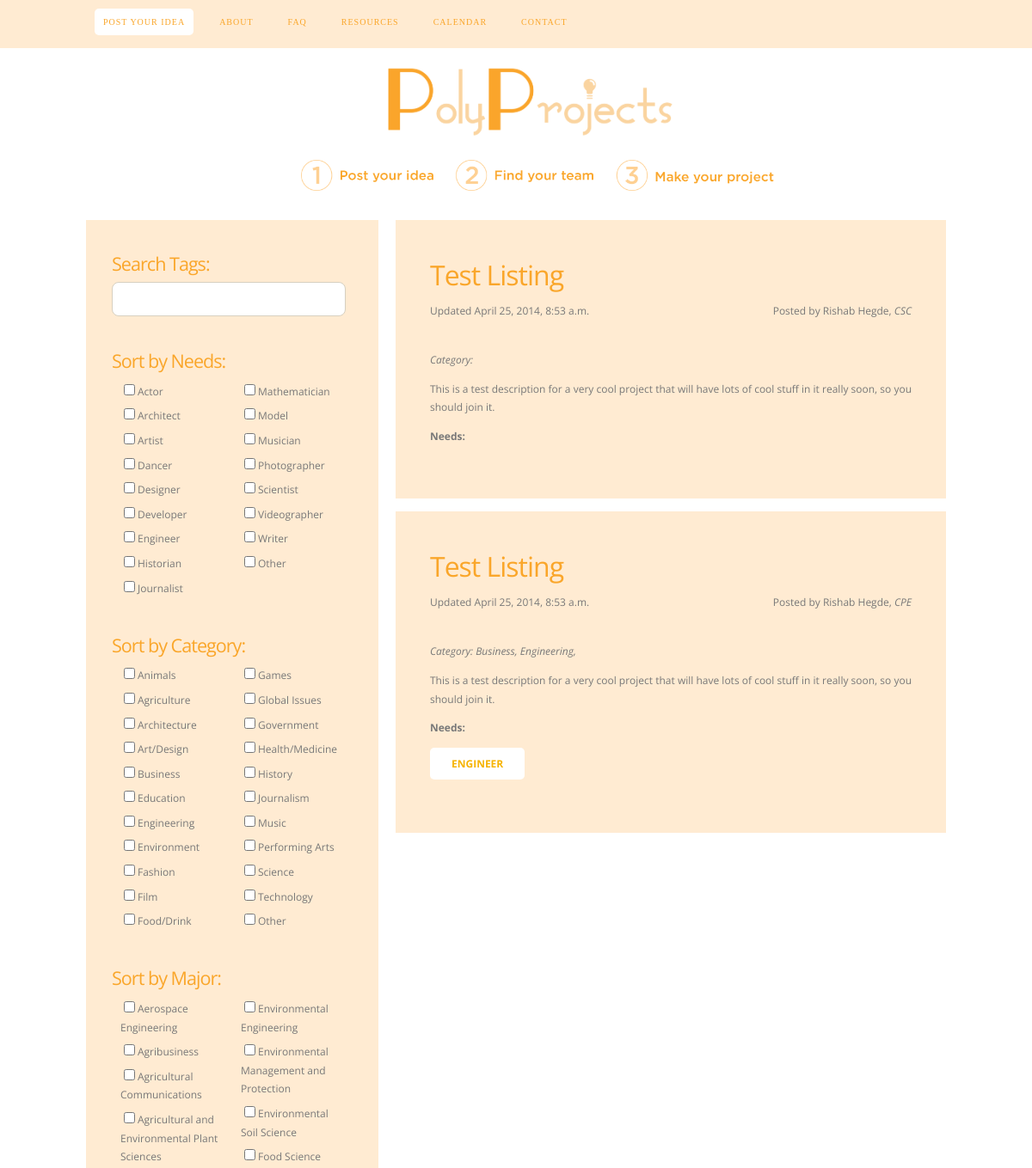
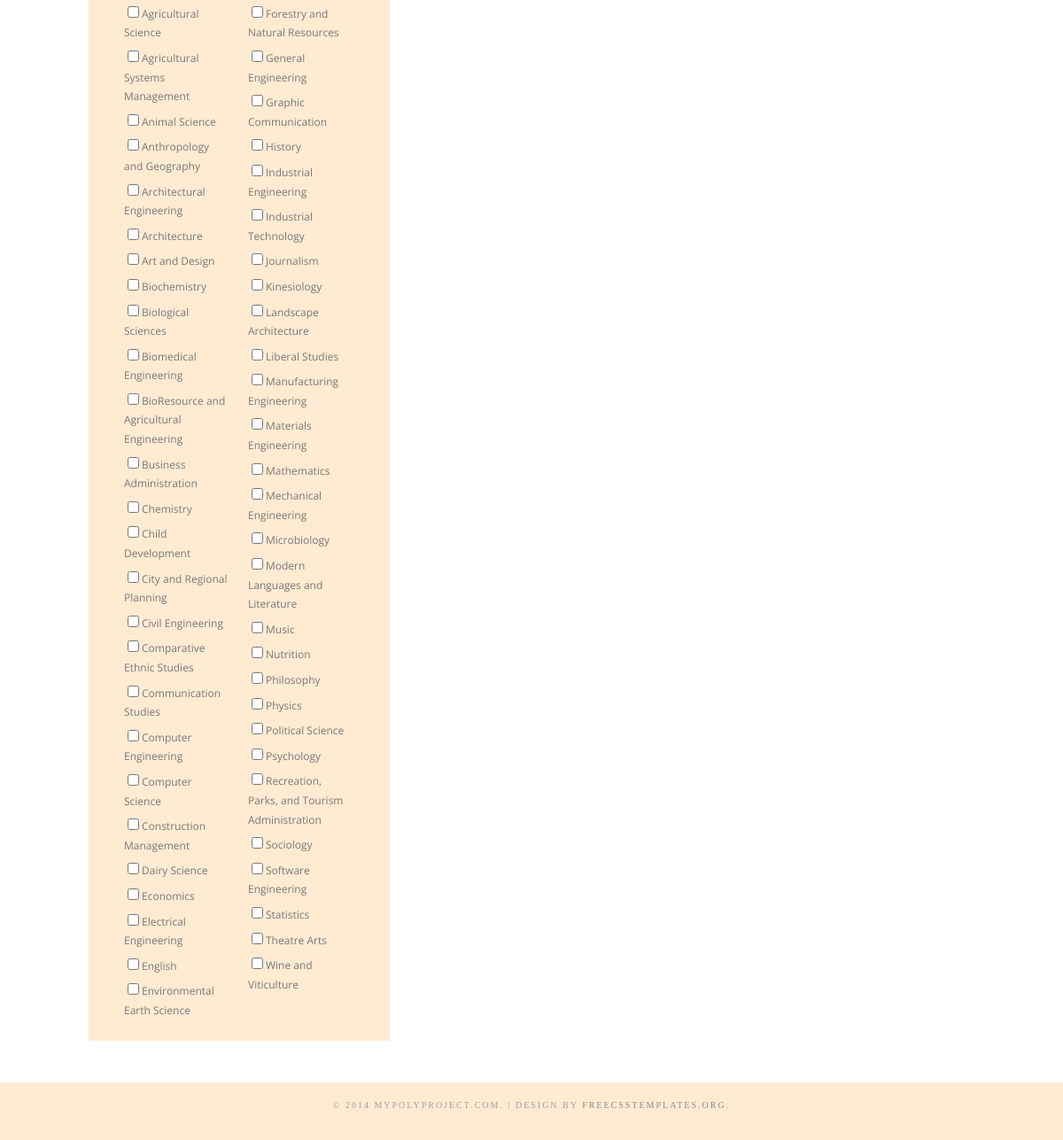
The page /listings/search/ on the database its author committed (2 pictures, top to bottom).
### listings/models.py (models this page shows, shortened)
class Listing(models.Model):
  CHOICE_LENGTH = 5
  owner = models.ForeignKey(User,)
  title = models.CharField(max_length=50)
  description = models.TextField()
  date_posted = models.DateTimeField(auto_now_add=True, blank=True)
  tags = models.CharField(max_length=100, blank=True)
  finished = models.BooleanField(default=False, blank=True)
  sponsored = models.BooleanField(default=False)
  name = models.CharField(max_length=100)
  major = models.CharField(max_length=CHOICE_LENGTH,
    choices=iterableFromFile('/choices/majors.list'))
  project_type = models.CharField(max_length=CHOICE_LENGTH,
    choices=iterableFromFile('/choices/types.list'))
  poster_type = models.CharField(max_length=CHOICE_LENGTH,
    choices=iterableFromFile('/choices/posters.list'))
  category = models.ManyToManyField(Category,)
  skill = models.ManyToManyField(Skill,)

class Category(models.Model):
  name = models.CharField(max_length=30)

class Skill(models.Model):
  name = models.CharField(max_length=30)

### listings/views.py (the view)
def search(request):
  skill_id = request.GET.get('skill','unset')
  major_id = request.GET.get('major','')
  type_id = request.GET.get('type','')
  cat_id = request.GET.get('cat','unset')
  ptype_id = request.GET.get('ptype','')
  sponsor_id = request.GET.get('sponsor','unset')
  finish_id = 'true' == request.GET.get('finish','false')
  listing_list = Listing.objects.filter(
    major__icontains=major_id, project_type__icontains=type_id,
    poster_type__icontains=ptype_id,
    finished=finish_id)
  if sponsor_id != 'unset':
    sponsor_id = 'true' == sponsor_id
    listing_list = listing_list.filter(sponsored=sponsor_id)
  if cat_id != 'unset':
    listing_list = listing_list.filter(category__in=cat_id)
  if skill_id != 'unset':
    listing_list = listing_list.filter(skill__in=skill_id)
  return render(request, 'listings/search.html', {'listing_list':listing_list})

### listings/templates/listings/search.html (shortened to what this page needs)
{% extends "base.html" %}
{% block content %}
<div id="wrapper">
	<div id="page">
		<div id="page-bgtop">
			<div id="page-bgbtm">
				<div id="content">
				{% for listing in listing_list %}
					<div class="post">
						<h2 class="title"><a href="{% url 'detail' listing.pk %}">{{ listing.title }}</a></h2>
						<p class="meta"><span class="date">Updated {{ listing.date_posted }}</span><span class="posted">Posted by {{ listing.name }}, <em>{{ listing.get_major_display }}</em></span></p>
						<div style="clear: both;">&nbsp;</div>
						<div class="entry">
							<p><em>Category:
              				{% for category in listing.category.all %}
                				{{ category.name }},
              				{% endfor %}
              				</em></p>
							<p>{{ listing.description }}</p>
							<p><strong>Needs:</strong></p>
							{% for skill in listing.skill.all %}
								<p class="links"><a href="#" class="button">{{ skill.name }}</a></p>
							{% endfor %}
						</div>
					</div>
				{% endfor %}
				</div>
				<div id="sidebar">
					<ul>
						<li>
							<h2>Search Tags:</h2>
							<div id="search" >
								<form method="get" action="#">
									<div>
										<input type="text" name="s" id="search-text" value="" />
									</div>
								</form>
							</div>
							<div style="clear: both;">&nbsp;</div>
						</li>
						<li>
							<h2>Sort by Needs:</h2>
							<div style="float: left; width: 50%;">
							<ul>
								<form>
									<li><input type="checkbox" name="needs" value="actor">Actor</li>
									<li><input type="checkbox" name="needs" value="architect">Architect</li>
									<li><input type="checkbox" name="needs" value="artist">Artist</li>
									<li><input type="checkbox" name="needs" value="dancer">Dancer</li>
									<li><input type="checkbox" name="needs" value="designer">Designer</li>
									<li><input type="checkbox" name="needs" value="developer">Developer</li>
									<li><input type="checkbox" name="needs" value="engineer">Engineer</li>
									<li><input type="checkbox" name="needs" value="historian">Historian</li>
									<li><input type="checkbox" name="needs" value="journalist">Journalist</li>
								</form>
							</ul>
							</div>
							<div style="float: right; width: 50%;">
							<ul>
								<form>
									<li><input type="checkbox" name="needs" value="mathematician">Mathematician</li>
									<li><input type="checkbox" name="needs" value="model">Model</li>
									<li><input type="checkbox" name="needs" value="musician">Musician</li>
									<li><input type="checkbox" name="needs" value="photographer">Photographer</li>
									<li><input type="checkbox" name="needs" value="scientist">Scientist</li>
									<li><input type="checkbox" name="needs" value="videographer">Videographer</li>
									<li><input type="checkbox" name="needs" value="writer">Writer</li>
									<li><input type="checkbox" name="needs" value="journalist">Other</li>
								</form>
							</ul>
							</div>
						</li>
						<div style="clear: both;">&nbsp;</div>
						<li>
							<h2>Sort by Category:</h2>
							<div style="float: left; width: 50%;">
							<ul>
								<form>
									<li><input type="checkbox" name="category" value="ag">Animals</li>
									<li><input type="checkbox" name="category" value="ag">Agriculture</li>
									<li><input type="checkbox" name="category" value="architecture">Architecture</li>
									<li><input type="checkbox" name="category" value="art">Art/Design</li>
									<li><input type="checkbox" name="category" value="business">Business</li>
									<li><input type="checkbox" name="category" value="education">Education</li>
									<li><input type="checkbox" name="category" value="engineering">Engineering</li>
									<li><input type="checkbox" name="category" value="engineer">Environment</li>
									<li><input type="checkbox" name="category" value="fashion">Fashion</li>
									<li><input type="checkbox" name="category" value="film">Film</li>
									<li><input type="checkbox" name="category" value="food">Food/Drink</li>
								</form>
							</ul>
							</div>
							<div style="float: right; width: 50%;">
							<ul>
								<form>
									<li><input type="checkbox" name="category" value="games">Games</li>
									<li><input type="checkbox" name="category" value="global">Global Issues</li>
									<li><input type="checkbox" name="category" value="government">Government</li>
									<li><input type="checkbox" name="category" value="health">Health/Medicine</li>
									<li><input type="checkbox" name="category" value="history">History</li>
									<li><input type="checkbox" name="category" value="journalism">Journalism</li>
									<li><input type="checkbox" name="category" value="music">Music</li>
									<li><input type="checkbox" name="category" value="performingarts">Performing Arts</li>
									<li><input type="checkbox" name="category" value="science">Science</li>
									<li><input type="checkbox" name="category" value="technology">Technology</li>
											<li><input type="checkbox" name="category" value="other">Other</li>
								</form>
							</ul>
						</li>
						<div style="clear: both;">&nbsp;</div>
						<li>
							<h2>Sort by Major:</h2>
							<div style="float: left; width: 50%;">
							<ul>
								<form>
									<li><input type="checkbox" name="major" value="aero">Aerospace Engineering</li>
									<li><input type="checkbox" name="major" value="agb">Agribusiness</li>
									<li><input type="checkbox" name="major" value="agcomm">Agricultural Communications</li>
									<li><input type="checkbox" name="major" value="aeps">Agricultural and Environmental Plant Sciences</li>
									<li><input type="checkbox" name="major" value="agsci">Agricultural Science</li>
									<li><input type="checkbox" name="major" value="agsystems">Agricultural Systems Management</li>
									<li><input type="checkbox" name="major" value="asci">Animal Science</li>
									<li><input type="checkbox" name="major" value="anthgeo">Anthropology and Geography</li>
									<li><input type="checkbox" name="major" value="archeng">Architectural Engineering</li>
									<li><input type="checkbox" name="major" value="arch">Architecture</li>
									<li><input type="checkbox" name="major" value="art">Art and Design</li>
									<li><input type="checkbox" name="major" value="biochem">Biochemistry</li>
									<li><input type="checkbox" name="major" value="biosci">Biological Sciences</li>
									<li><input type="checkbox" name="major" value="biomed">Biomedical Engineering</li>
									<li><input type="checkbox" name="major" value="bioresource">BioResource and Agricultural Engineering</li>
									<li><input type="checkbox" name="major" value="busadmin">Business Administration</li>
									<li><input type="checkbox" name="major" value="chem">Chemistry</li>
									<li><input type="checkbox" name="major" value="childdev">Child Development</li>
									<li><input type="checkbox" name="major" value="crp">City and Regional Planning</li>
									<li><input type="checkbox" name="major" value="civileng">Civil Engineering</li>
									<li><input type="checkbox" name="major" value="ethnicstudies">Comparative Ethnic Studies</li>
									<li><input type="checkbox" name="major" value="coms">Communication Studies</li>
									<li><input type="checkbox" name="major" value="compeng">Computer Engineering</li>
									<li><input type="checkbox" name="major" value="compsci">Computer Science</li>
									<li><input type="checkbox" name="major" value="cm">Construction Management</li>
									<li><input type="checkbox" name="major" value="dsci">Dairy Science</li>
									<li><input type="checkbox" name="major" value="econ">Economics</li>
									<li><input type="checkbox" name="major" value="ee">Electrical Engineering</li>
									<li><input type="checkbox" name="major" value="english">English</li>
									<li><input type="checkbox" name="major" value="earthsci">Environmental Earth Science</li>
								</form>
							</ul>
							</div>
							<div style="float: right; width: 50%;">
							<ul>
								<form>
									<li><input type="checkbox" name="major" value="environeng">Environmental Engineering</li>
									<li><input type="checkbox" name="major" value="environmanagement">Environmental Management and Protection</li>
									<li><input type="checkbox" name="major" value="soilsci">Environmental Soil Science</li>
									<li><input type="checkbox" name="major" value="foodsci">Food Science</li>
									<li><input type="checkbox" name="major" value="forestry">Forestry and Natural Resources</li>
									<li><input type="checkbox" name="major" value="geneng">General Engineering</li>
									<li><input type="checkbox" name="major" value="grc">Graphic Communication</li>
									<li><input type="checkbox" name="major" value="history">History</li>
									<li><input type="checkbox" name="major" value="industrialeng">Industrial Engineering</li>
									<li><input type="checkbox" name="major" value="industrialtech">Industrial Technology</li>
									<li><input type="checkbox" name="major" value="journalism">Journalism</li>
									<li><input type="checkbox" name="major" value="kine">Kinesiology</li>
									<li><input type="checkbox" name="major" value="larc">Landscape Architecture</li>
									<li><input type="checkbox" name="major" value="liberalstudies">Liberal Studies</li>
									<li><input type="checkbox" name="major" value="maneng">Manufacturing Engineering</li>
									<li><input type="checkbox" name="major" value="mateng">Materials Engineering</li>
									<li><input type="checkbox" name="major" value="math">Mathematics</li>
									<li><input type="checkbox" name="major" value="mechanicaleng">Mechanical Engineering</li>
									<li><input type="checkbox" name="major" value="microbio">Microbiology</li>
									<li><input type="checkbox" name="major" value="mll">Modern Languages and Literature</li>
									<li><input type="checkbox" name="major" value="music">Music</li>
									<li><input type="checkbox" name="major" value="nutrition">Nutrition</li>
									<li><input type="checkbox" name="major" value="philoshophy">Philosophy</li>
									<li><input type="checkbox" name="major" value="physics">Physics</li>
									<li><input type="checkbox" name="major" value="politicalsci">Political Science</li>
									<li><input type="checkbox" name="major" value="psych">Psychology</li>
									<li><input type="checkbox" name="major" value="rpta">Recreation, Parks, and Tourism Administration</li>
									<li><input type="checkbox" name="major" value="sociology">Sociology</li>
									<li><input type="checkbox" name="major" value="software">Software Engineering</li>
									<li><input type="checkbox" name="major" value="stats">Statistics</li>
									<li><input type="checkbox" name="major" value="theatre">Theatre Arts</li>
									<li><input type="checkbox" name="major" value="wvit">Wine and Viticulture</li>
								</form>
							</ul>
							</div>
						</li>
					</ul>
				</div>
				<div style="clear: both;">&nbsp;</div>
			</div>
		</div>
	</div>
</div>
{% endblock %}

### listings/static/style.css (style rules this page uses)
body { margin: 0; padding: 0; background: #FFFFFF; font-family: 'Open Sans', sans-serif; font-size: 12px; color: #787878; }
h1, h2, h3 { margin: 0px; padding: 0px; letter-spacing: -1px; font-weight: normal; color: #F6B300; }
h2 { font-size: 2.4em; }
p, ul, ol { margin-top: 0; line-height: 180%; }
a { text-decoration: none; color: #F6B300; }
#search { width: 320px; height: 60px; padding: 0px; }
#search form { margin: 0px; padding: 0px; }
#search-text, #id_title, #id_tags, #id_description { width: 250px; outline: none; background: #FFF; border: 1px solid #D7D0C0; padding: 10px; border-radius: 8px; font-family: 'Open Sans', sans-serif; color: #454545; }
#page { overflow: hidden; width: 1000px; margin: 0px auto; padding: 30px 0px; }
#content { float: right; width: 640px; }
.post { margin-bottom: 15px; padding: 30px 40px; background: #FFEBD2; }
.post .title { height: 38px; margin-bottom: 10px; padding: 12px 0 0 0px; font-size: 32px; }
.post .title a { border: none; color: #FAA62A; }
.post .meta { margin-bottom: 30px; padding: 5px 0px 10px 0px; text-align: left; font-weight: normal; }
.post .meta .date { float: left; }
.post .meta .posted { float: right; }
.post .entry { padding: 0px 0px 20px 0px; padding-bottom: 20px; text-align: justify; }
.links { display: inline-block; height: 30px; padding: 5px 0px 0px 0px; font-size: 14px; font-weight: bold; color: #1C1C1C; }
.button { padding: 10px 25px; background: #FFF; border-radius: 5px; text-transform: uppercase; font-size: 12px; }
#sidebar { float: left; width: 280px; margin: 0px; padding: 40px 30px 0px 30px; color: #787878; background: #FFEBD2; }
#sidebar ul { margin: 0; padding: 0; list-style: none; }
#sidebar li { margin: 0; padding: 0; }
#sidebar li ul { margin: 0px 0px; padding-bottom: 20px; }
#sidebar li li { margin: 0px 0px; padding: 3px 10px; border-left: none; }
#sidebar h2 { padding-bottom: 10px; font-size: 1.8em; color: #FAA62A; }

### rows shown on the page
Listing: title "Test Listing", date_posted "April 25, 2014, 8:53 a.m.", name "Rishab Hegde", major "CSC", description "This is a test description for a very cool project that will have lots of cool stuff in it really soon, so you should join it."
Listing: title "Test Listing", date_posted "April 25, 2014, 8:53 a.m.", name "Rishab Hegde", major "CPE", description "This is a test description for a very cool project that will have lots of cool stuff in it really soon, so you should join it."
Category: name "Business"
Category: name "Engineering"
Skill: name "ENGINEER"
